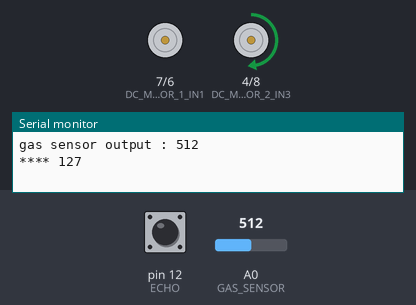
This program was run on a simulated Arduino Uno, built with avr-gcc and run on an emulated ATmega328P. Parts: motor-driver pin pairs drawn as motors (green arrow = first pin HIGH = forward, orange = second pin HIGH = backward, longer = more drive, scaled by the enable pin), the last lines printed to the serial monitor. The test bench sets the inputs (shaded band); at power-on: A0 (GAS_SENSOR) = 512, pin 12 (ECHO) LOW.

Above: at 1.8 s.
1.9 s: A0 (GAS_SENSOR) set to 122
At 2.8 s:
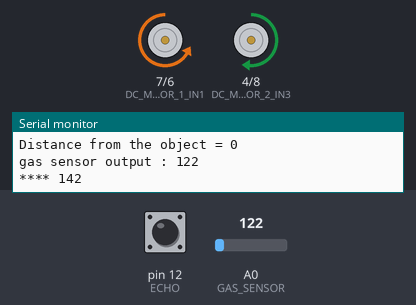
4.9 s: A0 (GAS_SENSOR) set to 0
7.9 s: pin 12 (ECHO) pulsed HIGH 2 times (0.12 s each, 0.3 s apart)
At 9.6 s:
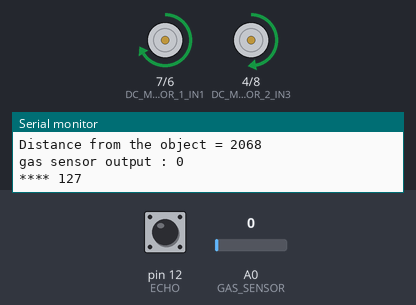
11.5 s: pin 12 (ECHO) pulsed HIGH 5 times (0.12 s each, 0.3 s apart)
At 14.8 s:
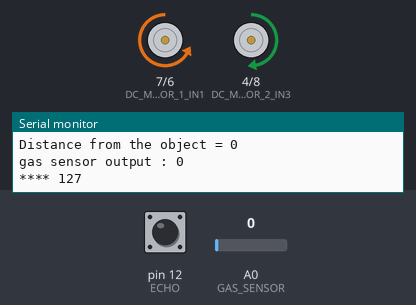
Timing chart, 0 to 16.5 s (numbered marks = the images above; inputs shaded):
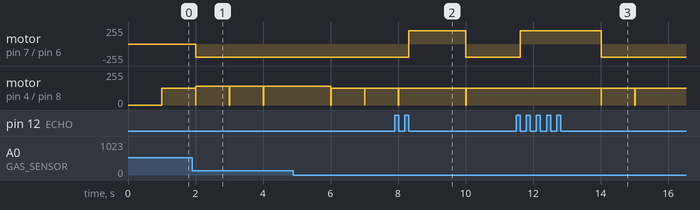

The program:

main.cpp
```cpp
#include <Arduino_FreeRTOS.h>
#include <queue.h>
#include <timer.h>

#define DC_MOTOR_1_IN2 6
#define DC_MOTOR_1_IN1 7
#define DC_MOTOR_1_EN1 9
#define DC_MOTOR_2_IN4 8
#define DC_MOTOR_2_IN3 4
#define DC_MOTOR_2_EN2 10
#define MQ2 5
#define TRIGGER 13
#define ECHO 12
// #define GAS_SENSOR 0
int GAS_SENSOR = A0;


enum moves{forward, backward, stop};

void move(moves dir);
void change_fan_speed(int speed);
void timerCallback(void);
void movingTask(void *pvParameters);
void fanTask(void *pvParameters);
void readDistanceTask(void);
void readGasTask(void);


Timer timer;
QueueHandle_t gas_queue;
QueueHandle_t distance_queue;

void setup() {

  /*********************  sensors setup  *********************/
  pinMode(DC_MOTOR_1_IN2, OUTPUT);
  pinMode(DC_MOTOR_1_IN1, OUTPUT);
  pinMode(DC_MOTOR_1_EN1, OUTPUT);
  pinMode(DC_MOTOR_2_IN3, OUTPUT);
  pinMode(DC_MOTOR_2_IN4, OUTPUT);
  pinMode(DC_MOTOR_2_EN2, OUTPUT);

  Serial.begin(9600);

  while( !Serial )
  {
    ;  // wait for serial port to connect
  }

  /*********************  timer setup  *********************/
  timer.setInterval(1000);
  timer.setCallback(timerCallback);
  timer.start();


  /*********************  queues setup  *********************/
  // gas_queue = xQueueCreate(1, sizeof(float));
  gas_queue = xQueueCreate(1, sizeof(int));
  distance_queue = xQueueCreate(1, sizeof(long));


  /*********************  event triggered tasks setup  *********************/
  xTaskCreate(movingTask, "Moving", 128, NULL, 2, NULL);
  xTaskCreate(fanTask, "Fan", 128, NULL, 1, NULL);

}

void loop() {
  timer.update();
}

void timerCallback() {
  readGasTask();
  readDistanceTask();
}

/*********************  read from distance sensor *********************/
void readDistanceTask(){
  digitalWrite(TRIGGER, LOW);
  delayMicroseconds(5);
  digitalWrite(TRIGGER, HIGH);
  delayMicroseconds(10);
  digitalWrite(TRIGGER, LOW);
  long distance = pulseIn(ECHO, HIGH);
  distance = distance/58;
  Serial.print("Distance from the object = ");
  Serial.println(distance);
  xQueueSend(distance_queue, &distance, portMAX_DELAY);
}

/*********************  read from gas sensor  *********************/
void readGasTask(){
  int value = analogRead(GAS_SENSOR);
  // int value = digitalRead(MQ2);
  xQueueSend(gas_queue, &value, portMAX_DELAY);
  Serial.print("gas sensor output : ");
  Serial.println(analogRead(GAS_SENSOR));
}

void movingTask(void *pvParameters){
  long distance_queue_item = 0;
  long gas_queue_item = 0;
  while (true){
    if ( xQueueReceive(distance_queue, &distance_queue_item, portMAX_DELAY ) == pdPASS ) {
      if(distance_queue_item < 300){
       move(backward);
       change_fan_speed(0);
      } else if (distance_queue_item > 500){
        move(forward);
      } else {
        if(xQueueReceive(gas_queue, &gas_queue_item, portMAX_DELAY ) == pdPASS){
          int temp = (int)(127*(gas_queue_item)/1023 + 127);
         if(gas_queue_item > 600){
           change_fan_speed(0);
              move(backward);
          }else
          {
            change_fan_speed(temp);
            move(stop);
          }
        }else{
          move(stop);
        }
      }
    }
  }
}

void fanTask(void *pvParameters){
  int gas_queue_item = 0.0;
  while (true){
    if (xQueueReceive(gas_queue, &gas_queue_item, portMAX_DELAY) == pdPASS) {
      int temp = (int)(127*(gas_queue_item)/1023 + 127);
      Serial.print("**** ");
      Serial.println(temp);
      if(gas_queue_item > 600){
        change_fan_speed(0);
      }else {
      change_fan_speed(temp);
      }

    }
  }
}

void move(moves dir){
  if(dir == forward){
    analogWrite(DC_MOTOR_1_EN1,200);
    digitalWrite(DC_MOTOR_1_IN1, HIGH);
    digitalWrite(DC_MOTOR_1_IN2,LOW);
  }
  if(dir == stop){
    digitalWrite(DC_MOTOR_1_IN1,LOW);
    digitalWrite(DC_MOTOR_1_IN2,LOW);
  }
  if(dir == backward){
    analogWrite(DC_MOTOR_1_EN1,200);
    digitalWrite(DC_MOTOR_1_IN1,LOW);
    digitalWrite(DC_MOTOR_1_IN2,HIGH);
  }
}

void change_fan_speed(int speed){
  analogWrite(DC_MOTOR_2_EN2, speed);
  digitalWrite(DC_MOTOR_2_IN3, HIGH);
  digitalWrite(DC_MOTOR_2_IN4, LOW);
}
```

Measured:
- after the input at 7.9 s, motor on pin 7 (DC_MOTOR_1_IN1) / pin 6 (DC_MOTOR_1_IN2): backward 200/255 → forward 200/255 after 0.42 s, → backward 200/255 1.7 s later; motor on pin 4 (DC_MOTOR_2_IN3) / pin 8 (DC_MOTOR_2_IN4): goes on until 10.0 s, then stays forward 127/255
- after the input at 11.5 s, motor on pin 7 (DC_MOTOR_1_IN1) / pin 6 (DC_MOTOR_1_IN2): backward 200/255 → forward 200/255 after 0.12 s, → backward 200/255 2.4 s later
